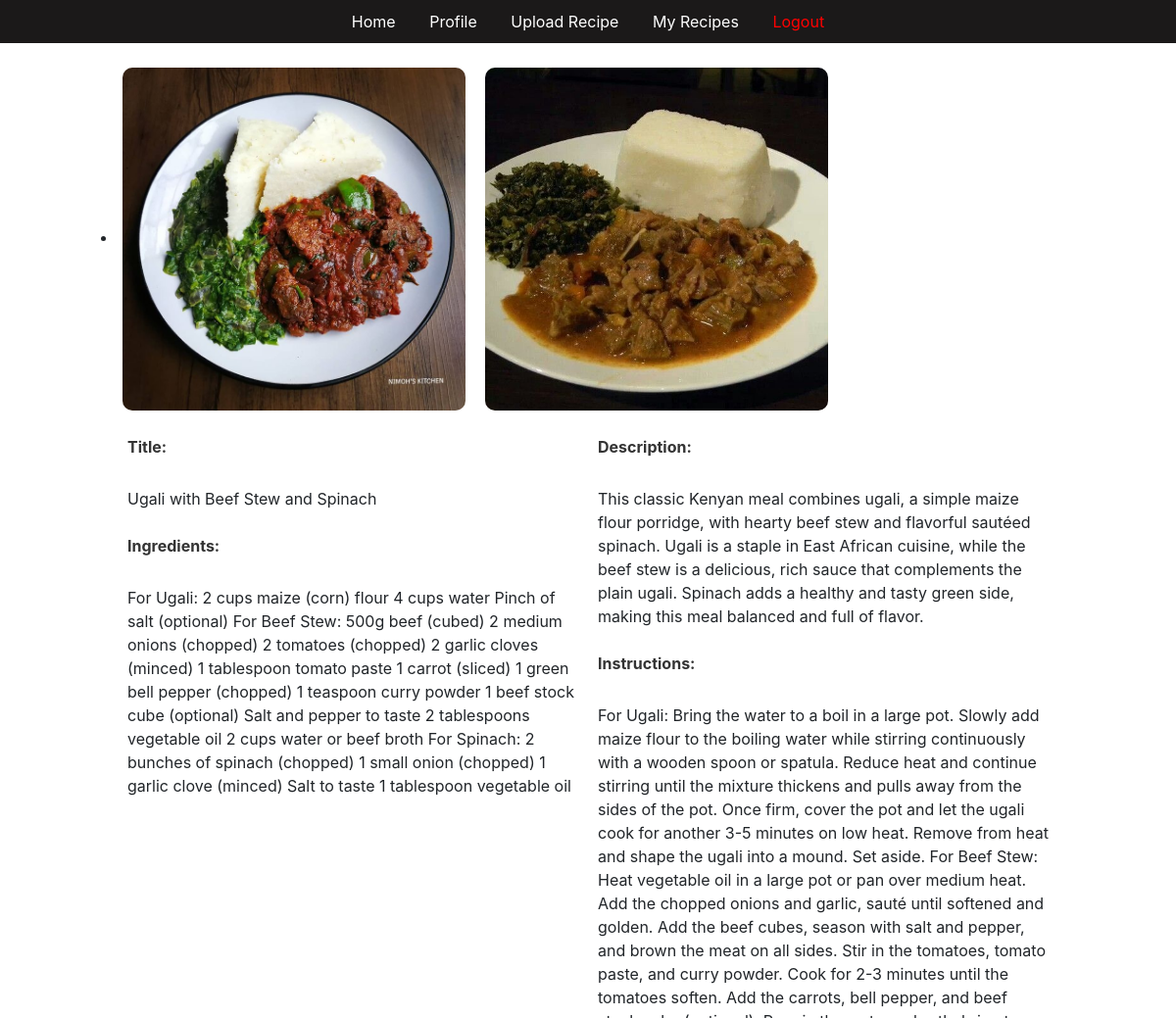
Before: /my_recipes/ (signed in, upper part) with the older database file.
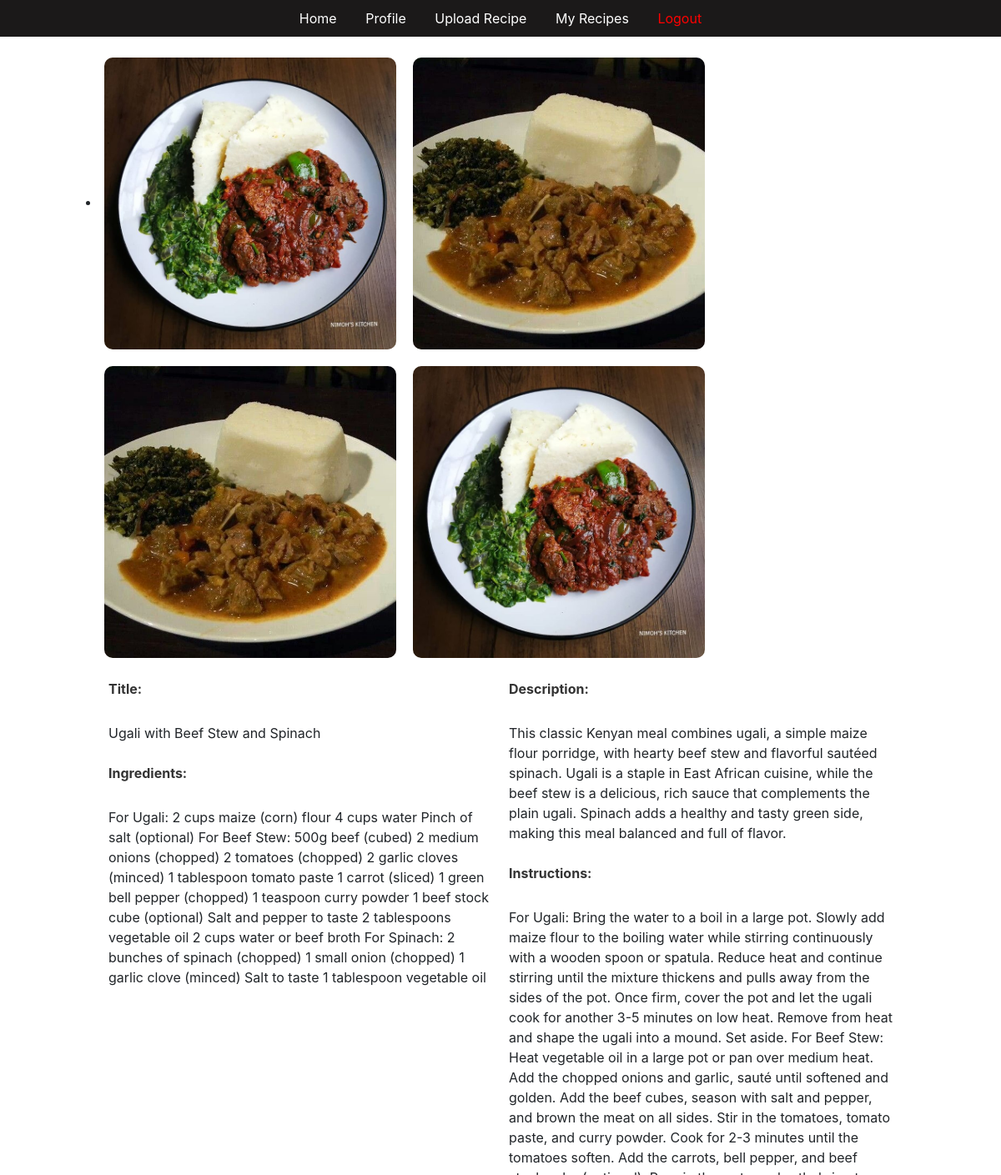
After: the same page with the newer database file.
### recipes/models.py (models this page shows, shortened)
class FoodPhoto(models.Model):
    recipe = models.ForeignKey(Recipe, related_name='photos', on_delete=models.CASCADE)
    image = models.ImageField(upload_to='food_photos/')

class Recipe(models.Model):
    title = models.CharField(max_length=200)
    ingredients = models.TextField()
    description = models.TextField()
    instructions = models.TextField()
    user = models.ForeignKey(User, on_delete=models.CASCADE, null=True)
    food_photo = models.ImageField(upload_to='food_photos/', blank=True, null=True)
    average_rating = models.FloatField(default=0.0)

### recipes/views.py (the view)
# urls.py: path('my_recipes/', views.recipe_list, name='recipe_list'),
@login_required
def recipe_list(request):
    recipes = Recipe.objects.filter(user=request.user)
    for recipe in recipes:
        user_rating = RecipeRating.objects.filter(user=request.user, recipe=recipe).values_list('rating', flat=True).first()
        recipe.user_rating = user_rating if user_rating is not None else 0
    paginator = Paginator(recipes, 2)
    page_number = request.GET.get('page')
    page_obj = paginator.get_page(page_number)
    return render(request, 'recipe_list.html', {'page_obj': page_obj})

### recipes/templates/recipe_list.html (shortened to what this page needs)
{% extends 'base.html' %}
{% block content %}
<ul id="recipe-list">
    {% for recipe in page_obj %}
    <li>
        {% if recipe.photos.all %}
        <div class="photo-gallery">
            <div class="food-photo-grid">
                {% for photo in recipe.photos.all %}
                <div class="photo-container" id="photo-{{ photo.id }}">
                    <img src="{{ photo.image.url }}" alt="Food Photo" class="food-photo">
                </div>
                {% endfor %}
            </div>
        </div>
        {% endif %}
        <div class="recipe-details">
            <div class="recipe-info">
                <strong>Title:</strong><br>{{ recipe.title }}<br><br>
                <strong>Ingredients:</strong><br>{{ recipe.ingredients }}<br>
            </div>
            <div class="recipe-info">
                <strong>Description:</strong><br>{{ recipe.description }}<br><br>
                <strong>Instructions:</strong><br>{{ recipe.instructions }}<br>
            </div>
        </div>
    </li>
    {% endfor %}
</ul>
{% endblock %}

### recipes/templates/base.html (shortened to what this page needs)
{% load static %}
<!DOCTYPE html>
<html lang="en">
<head>
    <link rel="stylesheet" href="{% static 'css/styles.css' %}">
    <link rel="stylesheet" href="https://cdnjs.cloudflare.com/ajax/libs/font-awesome/6.0.0-beta3/css/all.min.css">
    <link rel="stylesheet" href="https://maxcdn.bootstrapcdn.com/bootstrap/4.5.2/css/bootstrap.min.css">
</head>
<body>
    <nav>
        <a href="{% url 'index' %}">Home</a>
        {% if user.is_authenticated %}
        <a href="{% url 'profile' %}">Profile</a>
        <a href="{% url 'upload_recipe' %}">Upload Recipe</a>
        <a href="{% url 'recipe_list' %}">My Recipes</a>
        <a href="#" id="logout-link">Logout</a>
        {% else %}
        <a href="{% url 'register' %}">Register</a>
        <a href="{% url 'login' %}">Login</a>
        {% endif %}
    </nav>
    <main>
        {% block content %}
        {% endblock %}
    </main>
</body>
</html>

### recipes/static/css/styles.css (style rules this page uses)
* { margin: 0; padding: 0; box-sizing: border-box; }
nav { background: rgb(27, 25, 25); color: #fff; padding: 10px 0; text-align: center; }
nav a { color: #fff; text-decoration: none; margin: 0 15px; font-size: 16px; }
main { padding: 20px; max-width: 1000px; margin: 0 auto; background: #fff; border-radius: 8px; text-align: left; }
#logout-link { color: #f00; cursor: pointer; }
body { font-family: Arial, sans-serif; background-color: #f8f9fa; margin: 0; padding: 0; }
.food-photo-grid { display: flex; flex-wrap: wrap; gap: 10px; }
.food-photo { width: 100px; height: 100px; object-fit: cover; border-radius: 10px; transition: transform 0.3s ease; }
.recipe-details { display: flex; justify-content: space-between; margin-top: 20px; }
body { font-family: 'Arial', sans-serif; background-color: #f0f2f5; margin: 0; padding: 0; }
body { font-family: 'Arial', sans-serif; background-color: #f4f4f9; margin: 0; padding: 0; box-sizing: border-box; }
.photo-gallery { margin-bottom: 10px; }
.food-photo-grid { display: flex; flex-wrap: wrap; }
.photo-container { position: relative; margin: 5px; }
.food-photo { border-radius: 10px; width: 350px; height: 350px; object-fit: cover; }
.recipe-details { display: flex; flex-wrap: wrap; margin-top: 10px; }
.recipe-info { flex: 1 1 45%; padding: 10px; }
.recipe-info strong { display: block; margin-bottom: 5px; }
body { font-family: Arial, sans-serif; background-color: #f4f4f9; margin: 0; padding: 0; }
strong { color: #333; }

Changed rows visible on the page:
added FoodPhoto: image (picture)
added FoodPhoto: image (picture)
